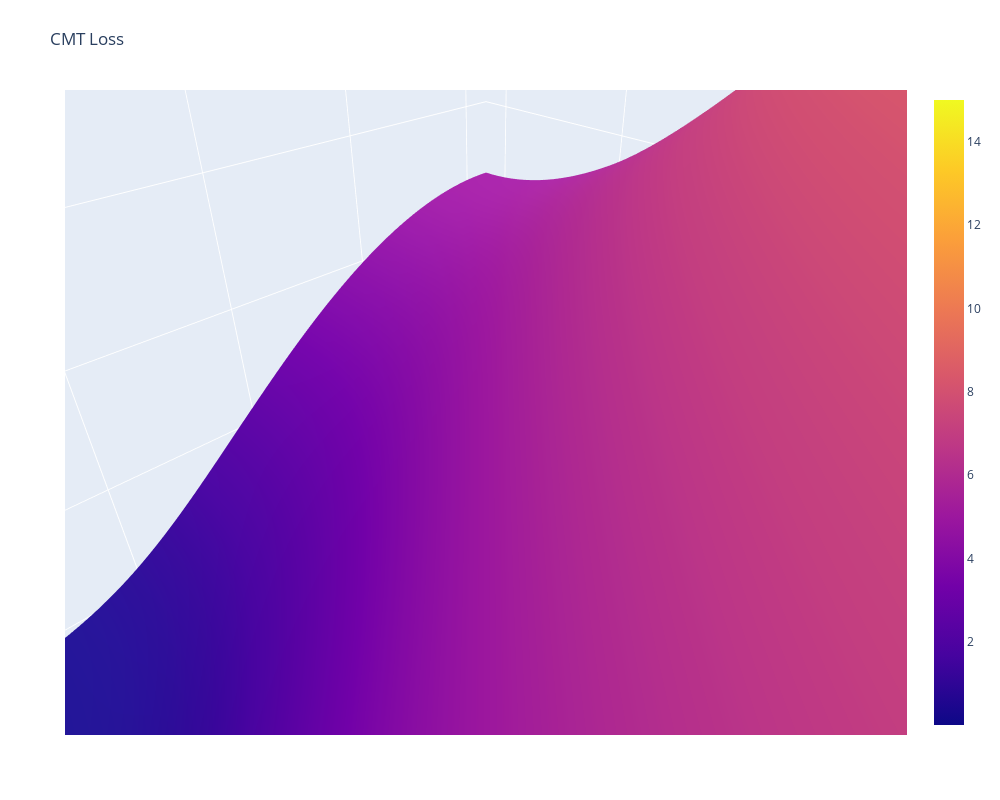

This figure's notebook cell:
### Code cell
Z = np.zeros((len(xx), len(xx)))
for i, t1 in enumerate(xx):
    for j, t2 in enumerate(xx):
        Z[i, j]=cmt_loss(t1, t2, s=5.0, m=1.0)

fig = go.Figure(data=[go.Surface(z=Z, x=xx, y=xx)])

fig.update_layout(title='CMT Loss', autosize=True,
                  width=1000, height=800,
                  margin=dict(l=65, r=50, b=65, t=90))

fig.show()
